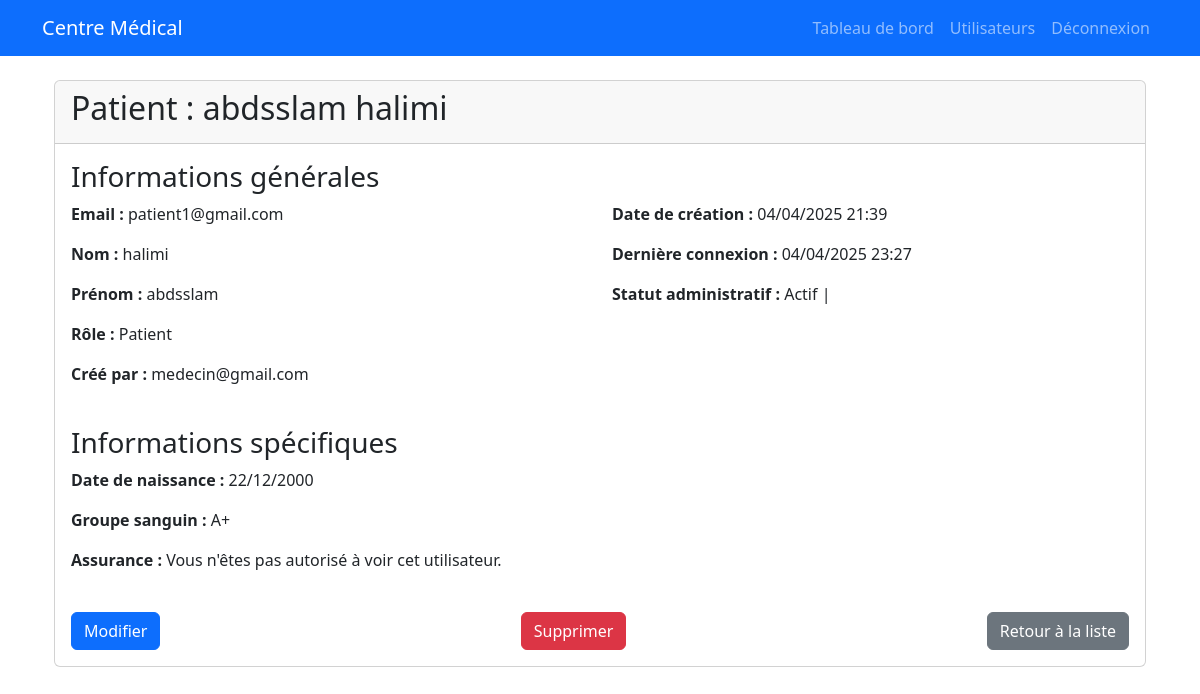
Screenshot of /accounts/users/105/ (signed in) with the database file from the repository.
### accounts/models.py (models this page shows, shortened)
class User(AbstractUser):
    ROLE_CHOICES = (
        ('ADMIN', 'Administrateur'),
        ('MEDECIN', 'Médecin'),
        ('PATIENT', 'Patient'),
        ('RADIOLOGUE', 'Radiologue'),
        ('LABORANTIN', 'Laborantin'),
        ('PRATICIEN', 'Praticien de santé'),
    )
    email = models.EmailField(unique=True)
    role = models.CharField(max_length=15, choices=ROLE_CHOICES, default='PATIENT')
    created_by = models.ForeignKey('self', on_delete=models.SET_NULL, null=True, blank=True, related_name='created_users')
    USERNAME_FIELD = 'email'
    REQUIRED_FIELDS = []
    objects = UserManager()
    def __str__(self):
        return self.email
    @property
    def is_admin(self):
        return self.role == 'ADMIN'
    @property
    def is_medecin(self):
        return self.role == 'MEDECIN'
    @property
    def is_patient(self):
        return self.role == 'PATIENT'
    @property
    def is_radiologue(self):
        return self.role == 'RADIOLOGUE'
    @property
    def is_laborantin(self):
        return self.role == 'LABORANTIN'
    @property
    def is_praticien(self):
        return self.role == 'PRATICIEN'

class Patient(models.Model):
    user = models.OneToOneField(
        settings.AUTH_USER_MODEL,
        on_delete=models.CASCADE,
        related_name='patient_profile'
    )
    date_of_birth = models.DateField()
    blood_type = models.CharField(max_length=3)
    encrypted_insurance = models.BinaryField()

### accounts/views.py (the view, shortened to what this page needs)
# urls.py: path('users/<int:pk>/', views.UserDetailView.as_view(), name='user_detail'),
class UserDetailView(UserPassesTestMixin, DetailView):
    model = User
    template_name = 'accounts/user_detail.html'
    context_object_name = 'user_object'  # Évite la confusion avec request.user
    def test_func(self):
        user_to_view = self.get_object()
        print(f"Utilisateur connecté: {self.request.user}, Profil demandé: {user_to_view}")
        if self.request.user.is_admin:
            return True
    def get_context_data(self, **kwargs):
        context = super().get_context_data(**kwargs)
        user_object = self.get_object()
        user_attributes = []
        if self.request.user.is_admin:
            user_attributes.append("ADMIN")
        if self.request.user.is_medecin:
            user_attributes.append("MEDECIN")
        if self.request.user.is_praticien:
            user_attributes.append("PRATICIEN")
        if self.request.user.is_radiologue:
            user_attributes.append("RADIOLOGUE")
        if self.request.user.is_laborantin:
            user_attributes.append("LABORANTIN")
        context['user_attributes'] = user_attributes
        if user_object.is_patient and hasattr(user_object, 'patient_profile'):
            patient_profile = user_object.patient_profile
            context['profile'] = patient_profile
            if user_object.email != self.request.user.email:
                context['insurance_number_decrypted']="Vous n'êtes pas autorisé à voir cet utilisateur."
                return context
        return context

### accounts/templates/accounts/user_detail.html (shortened to what this page needs)
{% extends 'base.html' %}
{% block content %}
<div class="container mt-4">
    <div class="card">
        <div class="card-header">
            <h2>
                {% if user_object.is_patient %}
                    Patient : {{ user_object.get_full_name|default:user_object.email }}
                {% elif user_object.is_medecin %}
                    Dr. {{ user_object.get_full_name|default:user_object.email }}
                {% else %}
                    {{ user_object.get_full_name|default:user_object.email }} ({{ user_object.get_role_display }})
                {% endif %}
            </h2>
        </div>
        <div class="card-body">
            <h3>Informations générales</h3>
            <div class="row mb-4">
                <div class="col-md-6">
                    <p><strong>Email :</strong> {{ user_object.email }}</p>
                    <p><strong>Nom :</strong> {{ user_object.last_name|default:"Non spécifié" }}</p>
                    <p><strong>Prénom :</strong> {{ user_object.first_name|default:"Non spécifié" }}</p>
                    <p><strong>Rôle :</strong> {{ user_object.get_role_display }}</p>
                    <p><strong>Créé par :</strong> {{ user_object.created_by.email|default:"N/A" }}</p>
                </div>
                <div class="col-md-6">
                    <p><strong>Date de création :</strong> {{ user_object.date_joined|date:"d/m/Y H:i" }}</p>
                    <p><strong>Dernière connexion :</strong> {{ user_object.last_login|date:"d/m/Y H:i"|default:"Jamais connecté" }}</p>
                    {% if request.user.is_admin %}
                    <p><strong>Statut administratif :</strong>
                        {% if user_object.is_active %}Actif{% else %}Inactif{% endif %} |
                    </p>
                    {% endif %}
                </div>
            </div>
            {% if profile %}
                <h3>Informations spécifiques</h3>
                <div class="row mb-4">
                    {% if user_object.is_patient %}
                        <div class="col-md-6">
                            <p><strong>Date de naissance :</strong> {{ profile.date_of_birth|date:"d/m/Y" }}</p>
                            <p><strong>Groupe sanguin :</strong> {{ profile.blood_type }}</p>
                            <p><strong>Assurance :</strong> {{ insurance_number_decrypted }}</p>
                        </div>
                    {% elif user_object.is_medecin %}
                        <div class="col-md-6">
                            <p><strong>Spécialisation :</strong> {{ profile.specialization }}</p>
                            <p><strong>Téléphone :</strong> {{ profile.phone_number|default:"Non spécifié" }}</p>
                        </div>
                    {% elif user_object.is_radiologue %}
                        <div class="col-md-6">
                            <p><strong>Domaine :</strong> {{ profile.radiology_field }}</p>
                            <p><strong>Téléphone :</strong> {{ profile.phone_number|default:"Non spécifié" }}</p>
                        </div>
                    {% elif user_object.is_laborantin %}
                        <div class="col-md-6">
                            <p><strong>Département :</strong> {{ profile.lab_department }}</p>
                            <p><strong>Téléphone :</strong> {{ profile.phone_number|default:"Non spécifié" }}</p>
                        </div>
                    {% endif %}
                </div>
            {% endif %}
            <div class="d-flex justify-content-between mt-4">
                {% if request.user.is_admin or request.user == user_object.created_by and user_object.is_patient %}
                <a href="{% url 'user_update' user_object.id %}" class="btn btn-primary">Modifier</a>
                <a href="{% url 'user_delete' user_object.id %}" class="btn btn-danger">Supprimer</a>
                {% endif %}
                <a href="{% url 'user_list' %}" class="btn btn-secondary">Retour à la liste</a>
            </div>
        </div>
    </div>
</div>
{% endblock %}

### rows the page displays
User: get_full_name "abdsslam halimi", email "patient1@gmail.com", last_name "halimi", first_name "abdsslam", role "Patient", created_by.email "medecin@gmail.com", date_joined "04/04/2025 21:39", last_login "04/04/2025 23:27"
Patient: date_of_birth "22/12/2000", blood_type "A+"

### other values shown
{{ insurance_number_decrypted }} "Vous n'êtes pas autorisé à voir cet utilisateur."
